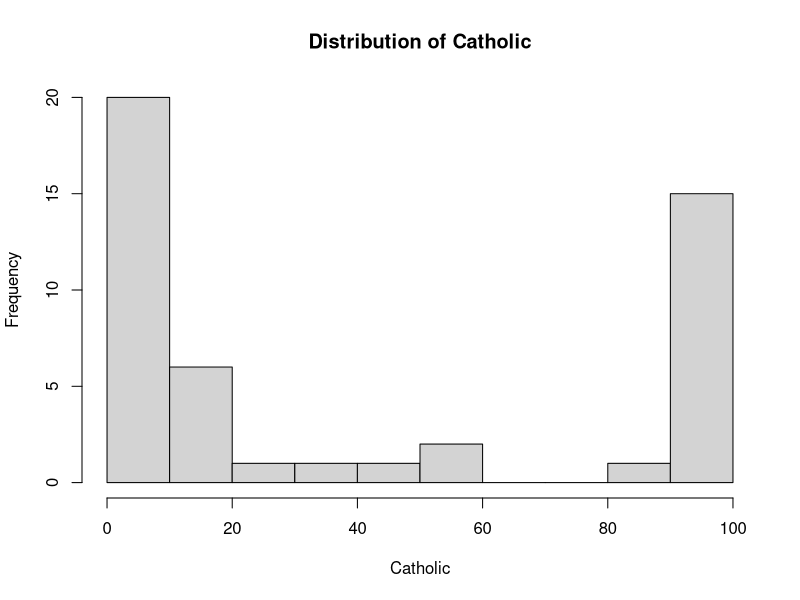
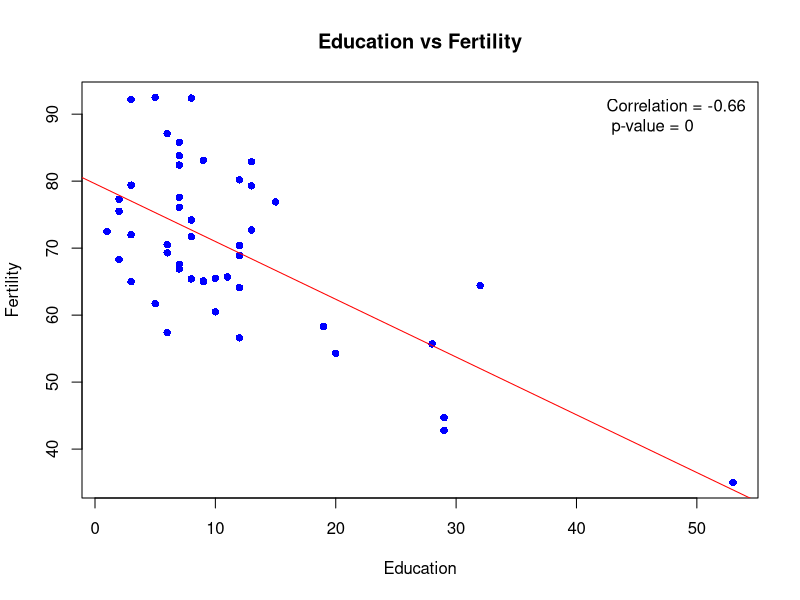

Generate these figures, in order, with R:
## ---- chunk 1
Sys.info()[["user"]]
Sys.getenv("HOME")
## ---- chunk 2
## 代码写这里，并运行；
data(swiss)

# Basic
# Task 01
  hist(
    swiss$Catholic, 
    main="Distribution of Catholic", 
    xlab="Catholic")

# Task 02
# 绘制散点图
plot(swiss$Education, swiss$Fertility, main = "Education vs Fertility", xlab = "Education", ylab = "Fertility", pch = 16, col = "blue")

# 添加线性回归线
abline(lm(swiss$Fertility ~ swiss$Education), col = "red")

# 添加相关系数和p值
cor_val <- cor(swiss$Fertility, swiss$Education)
p_val <- cor.test(swiss$Fertility, swiss$Education)$p.value
legend("topright", legend = paste("Correlation =", round(cor_val, 2), "\n", "p-value =", round(p_val, 4)), bty = "n", col = "red")




## ---- chunk 3
## 代码写这里，并运行；

## ---- chunk 4
## 代码写这里，并运行；

## ---- chunk 5
## 代码写这里，并运行；

## ---- chunk 6
## 代码写这里，并运行；

## ---- chunk 7
## 代码写这里，并运行；

## ---- chunk 8
## 代码写这里，并运行；

## ---- chunk 9
## 代码写这里，并运行；

## ---- chunk 10
## 代码写这里，并运行；

## ---- chunk 11
## 代码写这里，并运行；
